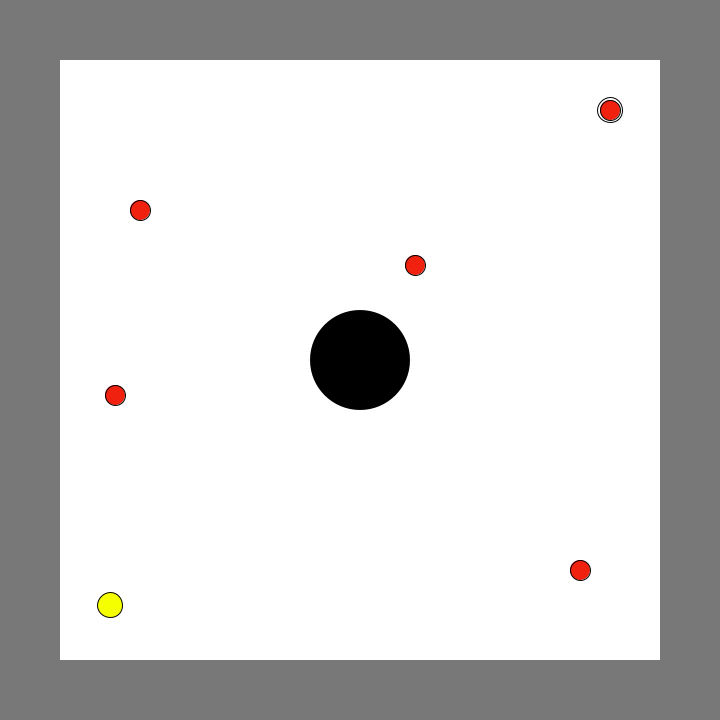
Frame 1 (no input)
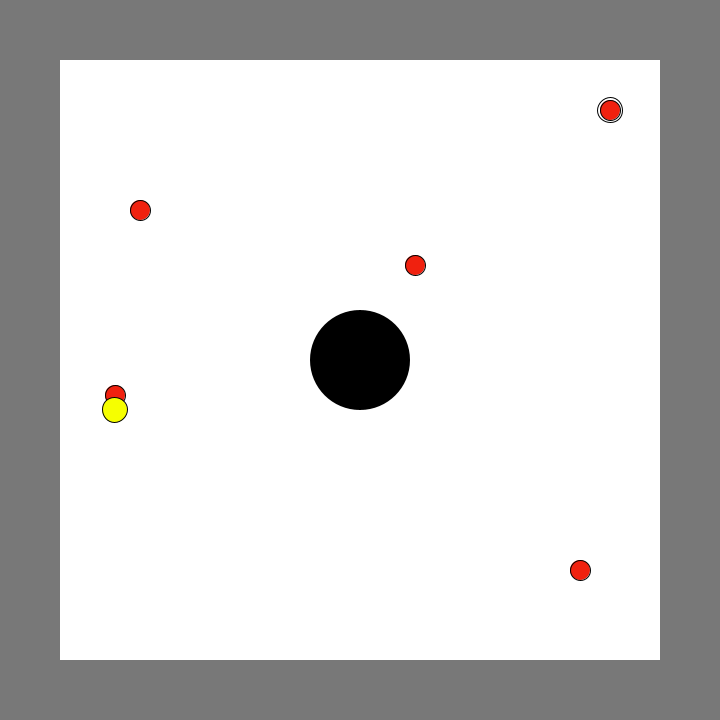
Frame 60 (the mouse pressed at the canvas centre just before this capture)
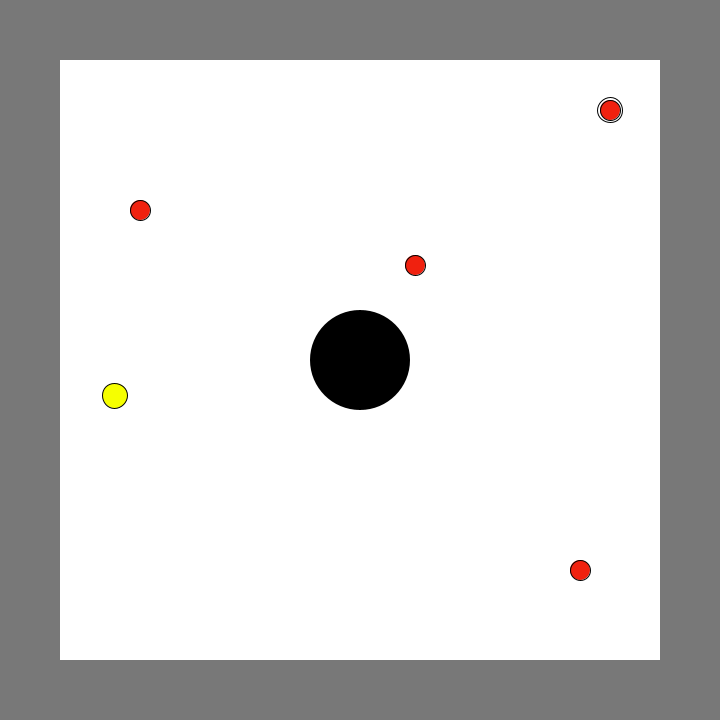
Frame 120 (the mouse held since frame 60 and released just before this capture)

The Processing sketch that drew these frames (run headless with seeded random() and noise(); from frame 60 on, the mouse is pressed at the canvas centre):

// Processing sketch: main
// ── main.pde
// Camera 

// Sim Parameters 
Agent agent; 
Solver solver; 
ArrayList<DVector> wPoints;

int k = 0; 

void setup(){
  // Scale is 1 meters to 25 pixels  
  
  // formula for region 
  
  
  size(720,720);
  // size - area/2: convert to a smaller area pixel
  
  agent = new Agent(); 
  solver = new Solver(); 
  
  
  wPoints = new ArrayList<DVector>(); 
  wPoints.add(new DVector(115,395,0));
  wPoints.add(new DVector(140,210,0));
  wPoints.add(new DVector(415,265,0));
  wPoints.add(new DVector(580,570,0)); 
  wPoints.add(new DVector(610,110,0));
  
  agent.recWayPoints(wPoints); 


// 

  
}

void draw(){
  background(120); 
  noStroke(); 
  fill(255); 
  // area is 500x500 for 20 set the triangle origin at the offsets
  rect(60,60,600,600); 

  // Obstacle circle
  fill(0); 
  circle(360,360,100); 
  
  fill(255);
  stroke(1); 
  //Goal Circle
  circle(610,110,25); 
  
  
  fill(#F0210F);
  
  for(int i = 0; i < wPoints.size(); i++){
    circle((float)wPoints.get(i).x,(float)wPoints.get(i).y, 20); 
  }
  

  agent.seek(wPoints.get(k)); 
  
  agent.update(); 

  agent.display(); 
  
  //solver.wayPoints.get(0).display();
  //solver.wayPoints.get(3).display(); 
  //solver.wayPoints.get(10).display(); 

  //solver.display(); 
   //<>//
}

void mousePressed(){
  println("x: " + mouseX + " y: " + mouseY + "\n"); 

}
int value = 0; 
void keyPressed(){
  if(value == 0){
    k++; 
    k = k %5; 
    println("moving to wayPoint " + k ); 
  }
}
/*
boolean lineSphIntersect(DVector p1, DVector p2 DVector c, double r){
  double a = math.pow((p2.x-p1.x),2) + math.pow((p2.y-p1.y),2) + math.pow((p2.y-p1.y),2);
  double b = 2 * ((p2.x-p1.x) * (c.x-p1.x) + (p2.y-p1.y) * (c.y-p1.y) + (p2.z-p1.z) * (c.z-p1.z));
  double c = math.pow(p1.x,2) + math.pow(p1.y,2) + math.pow(p1.z,2)
             + math.pow(c.x,2) + math.pow(c.y,2) + math.pow(c.z,2)
             - 2 * ((c.x * p1.x + c.y * p1.y + c.z + p1.z));
  
  double res = math.pow(b,2) - 4 * a * c; 
  if( res < 0){
    return false; 
  } else {
    return true; 
  }
}
*/ 
// Stur

// ── DVector.pde
class DVector{
  public double x;
  public double y;
  public double z;

  double[] array;


  /**
   * Constructor for an empty vector: x, y, and z are set to 0.
   */
  public DVector() {
  }


  /**
   * Constructor for a 3D vector.
   *
   * @param  x the x coordinate.
   * @param  y the y coordinate.
   * @param  z the z coordinate.
   */
  public DVector(double x, double y, double z) {
    this.x = x;
    this.y = y;
    this.z = z;
  }


  /**
   * Constructor for a 2D vector: z coordinate is set to 0.
   */
  public DVector(double x, double y) {
    this.x = x;
    this.y = y;
  }



  /*
    return a PVector as a DVector
  */
  public PVector dToPVector(){
    PVector v2 = new PVector((float)this.x, (float)this.y, (float)this.z);
    return v2; 
  }


  public DVector set(double x, double y, double z) {
    this.x = x;
    this.y = y;
    this.z = z;
    return this;
  }


  /**
   * @param x the x component of the vector
   * @param y the y component of the vector
   */
  public DVector set(double x, double y) {
    this.x = x;
    this.y = y;
    this.z = 0;
    return this;
  }

  /**
   * @param v any variable of type DVector
   */
  public DVector set(DVector v) {
    x = v.x;
    y = v.y;
    z = v.z;
    return this;
  }


  /**
   * Set the x, y (and maybe z) coordinates using a double[] array as the source.
   * @param source array to copy from
   */
  public DVector set(double[] source) {
    if (source.length >= 2) {
      x = source[0];
      y = source[1];
    }
    if (source.length >= 3) {
      z = source[2];
    } else {
      z = 0;
    }
    return this;
  }


  public DVector copy() {
    return new DVector(x, y, z);
  }

  public double[] get(double[] target) {
    if (target == null) {
      return new double[] { x, y, z };
    }
    if (target.length >= 2) {
      target[0] = x;
      target[1] = y;
    }
    if (target.length >= 3) {
      target[2] = z;
    }
    return target;
  }


  
  public double mag() {
    return (double) Math.sqrt(x*x + y*y + z*z);
  }


  public double magSq() {
    return (x*x + y*y + z*z);
  }


  public DVector add(DVector v) {
    x += v.x;
    y += v.y;
    z += v.z;
    return this;
  }



  public DVector add(double x, double y) {
    this.x += x;
    this.y += y;
    return this;
  }


  public DVector add(double x, double y, double z) {
    this.x += x;
    this.y += y;
    this.z += z;
    return this;
  }


  public DVector add(DVector v1, DVector v2) {
    return add(v1, v2, null);
  }


  public DVector add(DVector v1, DVector v2, DVector target) {
    if (target == null) {
      target = new DVector(v1.x + v2.x,v1.y + v2.y, v1.z + v2.z);
    } else {
      target.set(v1.x + v2.x, v1.y + v2.y, v1.z + v2.z);
    }
    return target;
  }


  public DVector sub(DVector v) {
    x -= v.x;
    y -= v.y;
    z -= v.z;
    return this;
  }


  public DVector sub(double x, double y) {
    this.x -= x;
    this.y -= y;
    return this;
  }


  public DVector sub(double x, double y, double z) {
    this.x -= x;
    this.y -= y;
    this.z -= z;
    return this;
  }


  public DVector sub(DVector v1, DVector v2) {
    return sub(v1, v2, null);
  }


  public DVector sub(DVector v1, DVector v2, DVector target) {
    if (target == null) {
      target = new DVector(v1.x - v2.x, v1.y - v2.y, v1.z - v2.z);
    } else {
      target.set(v1.x - v2.x, v1.y - v2.y, v1.z - v2.z);
    }
    return target;
  }

  public DVector mult(double n) {
    x *= n;
    y *= n;
    z *= n;
    return this;
  }


  public DVector mult(DVector v, double n) {
    return mult(v, n, null);
  }


  public DVector mult(DVector v, double n, DVector target) {
    if (target == null) {
      target = new DVector(v.x*n, v.y*n, v.z*n);
    } else {
      target.set(v.x*n, v.y*n, v.z*n);
    }
    return target;
  }


  public DVector div(double n) {
    x /= n;
    y /= n;
    z /= n;
    return this;
  }


   public DVector div(DVector v, double n) {
    return div(v, n, null);
  }


   DVector div(DVector v, double n, DVector target) {
    if (target == null) {
      target = new DVector(v.x/n, v.y/n, v.z/n);
    } else {
      target.set(v.x/n, v.y/n, v.z/n);
    }
    return target;
  }


  public double dist(DVector v) {
    double dx = x - v.x;
    double dy = y - v.y;
    double dz = z - v.z;
    return (double) Math.sqrt(dx*dx + dy*dy + dz*dz);
  }


  public double dist(DVector v1, DVector v2) {
    double dx = v1.x - v2.x;
    double dy = v1.y - v2.y;
    double dz = v1.z - v2.z;
    return (double) Math.sqrt(dx*dx + dy*dy + dz*dz);
  }


  /**
   * ( begin auto-generated from DVector_dot.xml )
   *
   * Calculates the dot product of two vectors.
   *
   * ( end auto-generated )
   *
   * @webref DVector:method
   * @usage web_application
   * @param v any variable of type DVector
   * @return the dot product
   * @brief Calculate the dot product of two vectors
   */
  public double dot(DVector v) {
    return x*v.x + y*v.y + z*v.z;
  }


  /**
   * @param x x component of the vector
   * @param y y component of the vector
   * @param z z component of the vector
   */
  public double dot(double x, double y, double z) {
    return this.x*x + this.y*y + this.z*z;
  }


  /**
   * @param v1 any variable of type DVector
   * @param v2 any variable of type DVector
   */
  public double dot(DVector v1, DVector v2) {
    return v1.x*v2.x + v1.y*v2.y + v1.z*v2.z;
  }


  public DVector cross(DVector v) {
    return cross(v, null);
  }


  public DVector cross(DVector v, DVector target) {
    double crossX = y * v.z - v.y * z;
    double crossY = z * v.x - v.z * x;
    double crossZ = x * v.y - v.x * y;

    if (target == null) {
      target = new DVector(crossX, crossY, crossZ);
    } else {
      target.set(crossX, crossY, crossZ);
    }
    return target;
  }


  public DVector cross(DVector v1, DVector v2, DVector target) {
    double crossX = v1.y * v2.z - v2.y * v1.z;
    double crossY = v1.z * v2.x - v2.z * v1.x;
    double crossZ = v1.x * v2.y - v2.x * v1.y;

    if (target == null) {
      target = new DVector(crossX, crossY, crossZ);
    } else {
      target.set(crossX, crossY, crossZ);
    }
    return target;
  }


  public DVector normalize() {
    double m = mag();
    if (m != 0 && m != 1) {
      div(m);
    }
    return this;
  }
  
  public DVector normalize(DVector target) {
    if (target == null) {
      target = new DVector();
    }
    double m = mag();
    if (m > 0) {
      target.set(x/m, y/m, z/m);
    } else {
      target.set(x, y, z);
    }
    return target;
  }


  public DVector limit(double max) {
    if (magSq() > max*max) {
      normalize();
      mult(max);
    }
    return this;
  }


  public DVector setMag(double len) {
    normalize();
    mult(len);
    return this;
  }


  public DVector setMag(DVector target, double len) {
    target = normalize(target);
    target.mult(len);
    return target;
  }


  public double heading() {
    double angle = (double) Math.atan2(y, x);
    return angle;
  }



/*

  public DVector rotate(double theta) {
    double temp = x;
    // Might need to check for rounding errors like with angleBetween function?
    x = x*PApplet.cos((float)theta) - y*PApplet.sin((float)theta);
    y = temp*PApplet.sin((float)theta) + y*PApplet.cos((float)theta);
    return this;
  }


  public DVector lerp(DVector v, double amt) {
    x = PApplet.lerp(x, v.x, amt);
    y = PApplet.lerp(y, v.y, amt);
    z = PApplet.lerp(z, v.z, amt);
    return this;
  }


  
   /* Linear interpolate between two vectors (returns a new DVector object)
   /* @param v1 the vector to start from
   /* @param v2 the vector to lerp to
 
  public static DVector lerp(DVector v1, DVector v2, double amt) {
    DVector v = v1.copy();
    v.lerp(v2, amt);
    return v;
  }


  /**
   * Linear interpolate the vector to x,y,z values
   * @param x the x component to lerp to
   * @param y the y component to lerp to
   * @param z the z component to lerp to
  
  public DVector lerp(double x, double y, double z, double amt) {
    this.x = PApplet.lerp(this.x, x, amt);
    this.y = PApplet.lerp(this.y, y, amt);
    this.z = PApplet.lerp(this.z, z, amt);
    return this;
  }

*/

  /**
   * ( begin auto-generated from DVector_angleBetween.xml )
   *
   * Calculates and returns the angle (in radians) between two vectors.
   *
   * ( end auto-generated )
   *
   * @webref DVector:method
   * @usage web_application
   * @param v1 the x, y, and z components of a DVector
   * @param v2 the x, y, and z components of a DVector
   * @brief Calculate and return the angle between two vectors
   */
 double angleBetween(DVector v1, DVector v2) {

    // We get NaN if we pass in a zero vector which can cause problems
    // Zero seems like a reasonable angle between a (0,0,0) vector and something else
    if (v1.x == 0 && v1.y == 0 && v1.z == 0 ) return 0.0f;
    if (v2.x == 0 && v2.y == 0 && v2.z == 0 ) return 0.0f;

    double dot = v1.x * v2.x + v1.y * v2.y + v1.z * v2.z;
    double v1mag = Math.sqrt(v1.x * v1.x + v1.y * v1.y + v1.z * v1.z);
    double v2mag = Math.sqrt(v2.x * v2.x + v2.y * v2.y + v2.z * v2.z);
    // This should be a number between -1 and 1, since it's "normalized"
    double amt = dot / (v1mag * v2mag);
    // But if it's not due to rounding error, then we need to fix it
    // http://code.google.com/p/processing/issues/detail?id=340
    // Otherwise if outside the range, acos() will return NaN
    // http://www.cppreference.com/wiki/c/math/acos
    if (amt <= -1) {
      return PConstants.PI;
    } else if (amt >= 1) {
      // http://code.google.com/p/processing/issues/detail?id=435
      return 0;
    }
    return (double) Math.acos(amt);
  }


  @Override
  public String toString() {
    return "[ " + x + ", " + y + ", " + z + " ]";
  }


  /**
   * ( begin auto-generated from DVector_array.xml )
   *
   * Return a representation of this vector as a double array. This is only
   * for temporary use. If used in any other fashion, the contents should be
   * copied by using the <b>DVector.get()</b> method to copy into your own array.
   *
   * ( end auto-generated )
   *
   * @webref DVector:method
   * @usage: web_application
   * @brief Return a representation of the vector as a double array
   */
  public double[] array() {
    if (array == null) {
      array = new double[3];
    }
    array[0] = x;
    array[1] = y;
    array[2] = z;
    return array;
  }


  @Override
  public boolean equals(Object obj) {
    if (!(obj instanceof DVector)) {
      return false;
    }
    final DVector p = (DVector) obj;
    return x == p.x && y == p.y && z == p.z;
  }


  @Override
  public int hashCode() {
    double result = 1;
    result = 31 * result + Double.doubleToLongBits(x);
    result = 31 * result + Double.doubleToLongBits(y);
    result = 31 * result + Double.doubleToLongBits(z);
    return (int)result;
  }
}

// ── Path.pde
class Path {
  ArrayList<DVector> points; 
  double radius; 

  Path() {
    // Arbitrary radius of 20
    radius = 20;
    points = new ArrayList<DVector>();
  }

  // Add a point to the path
  void addPoint(float x, float y) {
    DVector point = new DVector(x, y);
    points.add(point);
  }
  
  DVector getStart(){
    return points.get(0); 
  }
  
  DVector getEnd(){
    return points.get(points.size()-1); 
  }
  
  void display(){
    stroke(175); 
    strokeWeight((float)radius * 2); 
    noFill(); 
    
    beginShape(); 
    for(DVector v : points){
      vertex((float)v.x, (float)v.y); 
    }
    endShape(); 
  }

  
}

// ── agent.pde
class Agent{
  DVector pos; 
  DVector vel; 
  DVector acc; 
  float radius;
  double maxSpeed; 
  double maxForce;
  ArrayList<DVector> wayPoints; 
  int cWP; // Current wayPoints
  
  /* 
  Create a basic agent at the corner of the screen assuming
  500x500 work area and screen size is 720x720
  
  */
  Agent(){
    pos = new DVector(110,610,0);
    vel = new DVector(0,0,0); 
    acc = new DVector(0,0,0); 
    radius = 25; 
    maxSpeed = 5;
    maxForce = 5;
    wayPoints = new ArrayList<DVector>(); 
    Path path; 
    cWP = 0; 
  
  }
  
  public void run(){
    update(); 
    display(); 
  }
  
  void follow(Path p){
    DVector predict = vel.copy(); 
    predict.normalize(); 
    predict.mult(10); 
    DVector predictPos = pos.copy(); 
    predictPos.add(predict); 
    
    DVector normal = null; 
    DVector target = null; 
    double worldRecord = 1000000; 
    
    for(int i = 0; i < p.points.size()-1; i++){
      
      DVector a = p.points.get(i); 
      DVector b = p.points.get(i+1); 
      
      DVector normalPoint = getNormalPoint(predictPos, a, b); 
      if(normalPoint.x < a.x || normalPoint.x > b.x){
        normalPoint = b.copy(); 
      } 
      
      double distance = predictPos.dist(normalPoint); 
      if(distance < worldRecord){
        normal = normalPoint; 
        DVector dir = b.copy(); 
        dir.sub(a); 
        dir.normalize(); 
        dir.mult(10); 
        target = normalPoint.copy(); 
        target.add(dir); 
      }      
    }
    if (worldRecord > p.radius){
      seek(target); 
    }
    
    // Debug Mode
  
  }
  
  DVector getNormalPoint(DVector P, DVector a, DVector b){
    DVector ap = P.copy(); 
    ap.sub(a); 
    
    DVector ab = b.copy(); 
    ab.sub(a); 
    ab.normalize(); 
    ab.mult(ap.dot(ab)); 
    DVector normalPoint = a.copy(); 
    normalPoint.add(ab); 
    return normalPoint; 
  }
    
  // Seek Target
  void seek(DVector target){
    DVector desired = target.copy(); //<>//
    desired.sub(pos); 
    double d = desired.mag(); 
    desired.normalize(); 
    if(d < 100){
      double m = map((float)d, 0,100,0,(float)maxSpeed); 
      desired.setMag(m); 
    } else {
      desired.mult(maxSpeed);
    }
    DVector steer = desired.copy(); 
    steer.sub(vel); 
    steer.limit(maxForce); 
    applyForce(steer); 
  }
  
    // Standard Euler Update
 void update(){
    vel.add(acc); 
    vel.limit(maxSpeed);
    pos.add(vel); 
    acc.mult(0); 
  }
  
  void applyForce(DVector force){
    acc.add(force); 
  }

  
  // Get wayPointList
  void recWayPoints(ArrayList<DVector> w){
    for(int i = 0;i < w.size(); i++){
      wayPoints.add(w.get(i).copy()); 
    }
  }
  
  // Flee Target 
  
  // Pursuit Target 
  

  // Create an agent at the following location. 
  
  void checkCollision(){
  }
  
  void display(){
    fill(246,255,0); 
    pushMatrix();
    translate((float)pos.x, (float)pos.y); 
    circle(0,0,radius); 
    popMatrix(); 

  }
  
  void altDisplay(){
    double theta = vel.heading() + PI/2;
    fill(175);
    stroke(0);
    pushMatrix();
    translate((float)pos.x,(float)pos.y);
    rotate((float)theta);
    beginShape();
    vertex(0, -radius*2);
    vertex(-radius, radius*2);
    vertex(radius, radius*2);
    endShape(CLOSE);
    popMatrix();
  }
  
  void borders(Path p){
    if(pos.x > p.getEnd().x +radius){
      pos.x = p.getStart().x - radius; 
      pos.y = p.getStart().y + (pos.y-p.getEnd().y); 
    }
  }
  
}

// ── obstacle.pde
class Obstacle{
  // Create a basic circle obstacle in the center 
  Obstacle(){
  }
  
  // display the obstacle
  void display(){
  }
  
  // Collision check function 
  void checkCollision(PVector target){
   
  }
  
  
}

// ── solver.pde
class Solver{
  ArrayList<WayPoint> wayPoints = new ArrayList<WayPoint>();
  float area = 500; 
  int sizeList = (int)random(10,500); 
  // Index corresponds to a node; 
  // each index contains: 
  // - list of waypoints that represent the nearest neighbors of that node
  // - distance from between that node and its neighbor
   
 
  Solver(){
    // Sample Points 
    for(int i = 0; i < sizeList; i++){
      WayPoint sample = new WayPoint(area); 
      // If sample point not in collision space add it to the list.
      if(!checkCollision(sample)){ wayPoints.add(sample);}
    }
        
    // find the nearest neighbors of the each wayPoint
    for(int i = 0; i < wayPoints.size(); i++){
      wayPoints.get(i).findNN(wayPoints); 
    }
   
    
    // construct a map 
    
  }
  
  boolean checkCollision(WayPoint d){
    if(d.pos.x >= 285 && d.pos.x < 435 && d.pos.y >= 285 && d.pos.y <= 435){    
      return true;
    } else {
      return false;
    }
  }
  
  
  void display(){
    for(int i = 0; i < wayPoints.size(); i++){
      wayPoints.get(i).display(); 
    }
  }
  

  
  
}



// Check if points are colliding. 


// Create A binary tree 


// Use DFS / BFS to find the best path a group of waypoints 


// move your start to the goal

// ── wayPoint.pde
/* 
 Current Bug: 
 Does not create the nearest neighbor list correctly 
 
 You implemnted Neighbors as an object of 
 
 */

import java.util.*;

public class WayPoint{
  DVector pos; 
  ArrayList<Neighbor> nn; // nearest neighbors 
  
  
  WayPoint() {      
    this.pos = new DVector((double)random(0, 500)+100, (double)random(0, 500)+100, 0);
    this.nn = new ArrayList<Neighbor>(); 
  }

  WayPoint(float area) {      
    this.pos = new DVector((double)random(0, area)+100, (double)random(0, area)+100, 0);
    this.nn = new ArrayList<Neighbor>(); 

  }

  // Find nearest neighbors
  void findNN(ArrayList<WayPoint> nNew) {    
    // Add the nearest neighbors
    DVector nPos = new DVector(); 
    double nDist;
    
    // new neighbor
    for (int i = 0; i < nNew.size(); i++) {
      // Create a neighbor object 
      // add it to the list
      nPos = nNew.get(i).pos.copy();
      DVector cntr = new DVector(360,360,0); 
      if(!(nPos.x != pos.x && nPos.y != pos.y && nPos.z != pos.z)){
        if(!lineSphIntersect(pos, nPos, cntr, (double)100)){
          nDist = dist((float)nPos.x, (float)nPos.y, (float)pos.x, (float)pos.y);
        
          // This is the wrong code 
          //nDist = dist((float)nPos.x, (float)pos.x, (float)nPos.y, (float)pos.y);

          this.nn.add(new Neighbor(nPos, nDist)); 

        }
       }
    }
    
    // sort nNew by distance
    Collections.sort(this.nn, new NeighborSort()); 
    
    
    // If the list has less than 3 neighbors reduce the list to the 3 closest neightbors. 
    if (this.nn.size() > 4) {
      List<Neighbor>minDPoints = Arrays.asList(this.nn.get(0),this.nn.get(1), this.nn.get(2));  
      this.nn.retainAll(minDPoints);   
    }
    nn.trimToSize(); 
  } // End findNN


/* Display Function */ 
//-------------------------------
  void display() {
    displayVertice(); 
    displayNeighbors();
  }

  void displayVertice() {
    fill(100); 
    circle((float)this.pos.x, (float)this.pos.y, 5);
  }


  void displayNeighbors() {
    stroke(2); 
//    println("pos x: " + this.pos.x + " pos y: " + this.pos.y);
    for (int i = 0; i < nn.size(); i++) {
      line((float)this.pos.x, (float)this.pos.y, (float)this.nn.get(i).pos.x, (float)this.nn.get(i).pos.y);
    }
  }
  
  void printNeighbors(){
    for(int i = 0; i < this.nn.size(); i++){
      println(i + " Nearest Neighbors "); 
      println("X: " + this.nn.get(i).pos.x + " Y: " + this.nn.get(i).pos.y);
      println(this.nn.get(i).dist+ "\n"); 
    }
  }
  
  // Utility 
  
  
  boolean lineSphIntersect(DVector p1, DVector p2, DVector circ, double r){
  double a = Math.pow((p2.x-p1.x),2) + Math.pow((p2.y-p1.y),2) + Math.pow((p2.y-p1.y),2);
  double b = 2 * ((p2.x-p1.x) * (circ.x-p1.x) + (p2.y-p1.y) * (circ.y-p1.y) + (p2.z-p1.z) * (circ.z-p1.z));
  double c = Math.pow(p1.x,2) + Math.pow(p1.y,2) + Math.pow(p1.z,2)
             + Math.pow(circ.x,2) + Math.pow(circ.y,2) + Math.pow(circ.z,2)
             - 2 * ((circ.x * p1.x + circ.y * p1.y + circ.z + p1.z));
  
  double res = Math.pow(b,2) - 4 * a * c; 
  if( res < 0){
    return false; 
  } else {
    return true; 
  }
}

//-------------------------------
}


class Neighbor{
  // Way Point info 
  DVector pos; 
  double dist; 

  Neighbor(DVector p, double d){
    this.pos = new DVector(); 
    this.pos.set(p); 
    this.dist = d; 
  }
  
}

class NeighborSort implements Comparator<Neighbor>{
    @Override
    public int compare(Neighbor n1, Neighbor n2) {
      
    return (int)n1.dist - (int)n2.dist;
} 

}
